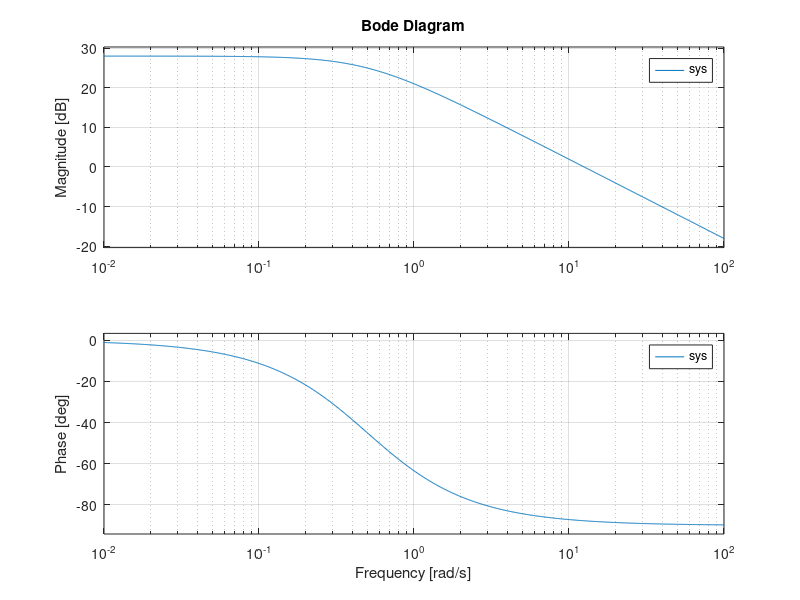
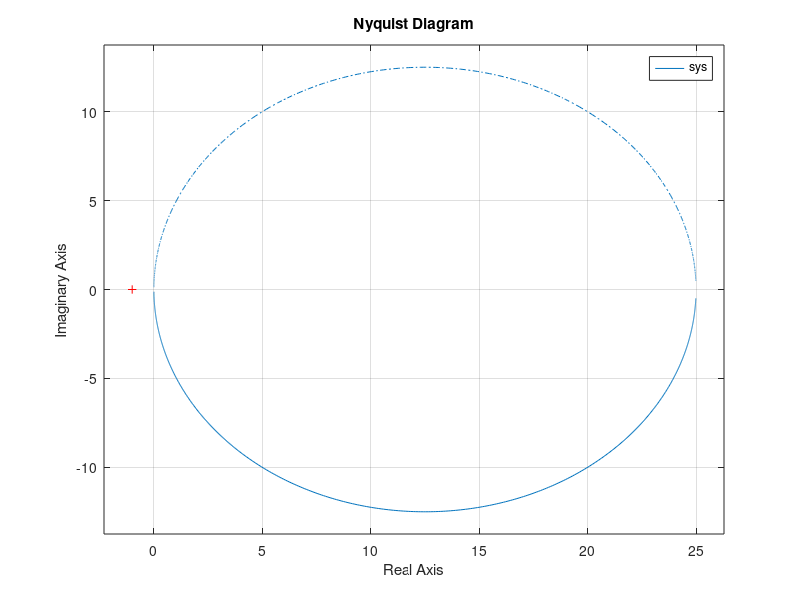

The MATLAB script that drew these images, in order:
%% intégrateur
num=[1];den=[1 0];
sys=tf(num,den);
figure(1);bode(sys,{0.01,1})
figure(2);nyquist(sys,{0.01,1000})
%% différentiateur
den=[0 1];num=[1 0];
sys=tf(num,den);
figure(1);bode(sys,{0.01,1})
figure(2);nyquist(sys,{0.001,1})
%% FT 1er ordre (constante de temps)
den=[1 1];num=[1];
sys=tf(num,den);
figure(1);bode(sys,{0.01,100});
figure(2);nyquist(sys,{0.001,10000})
%% FT 2er ordre oscillant
w0=1;ksi=0.01;wr=w0*sqrt(1-ksi^2);
num=[1];den=[1/w0^2 2*ksi/w0 1];
sys=tf(num,den);
figure(1);bode(sys,{0.01,100});
figure(2);nyquist(sys,{0.001,100})
%% Exemple 1
kp=10;dens=[2 1];nums=[2.5];
numHn=kp*nums;denHn=dens;
sys=tf(numHn,denHn);
figure(1);bode(sys,{0.01,100});
figure(2);nyquist(sys,{0.01,100})